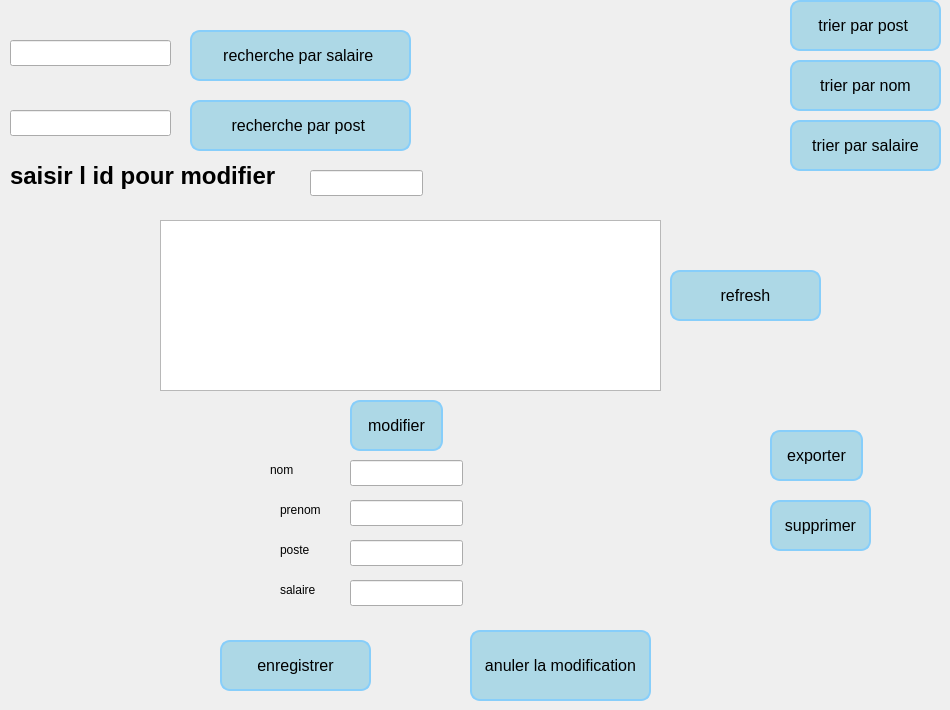
      <widget class="QWidget" name="tab_6">
       <attribute name="icon">
        <iconset>
         <normaloff>:/images/liste-a-puces.png</normaloff>:/images/liste-a-puces.png</iconset>
       </attribute>
       <attribute name="title">
        <string>Consulter</string>
       </attribute>
       <widget class="QLabel" name="label_23">
        <property name="geometry">
         <rect>
          <x>10</x>
          <y>150</y>
          <width>291</width>
          <height>51</height>
         </rect>
        </property>
        <property name="styleSheet">
         <string notr="true">QLabel {
    font-family: 'Arial';    /* You can change this to any preferred font */
    font-size: 24px;         /* Adjust this value for the desired text size */
    color: #000000;          /* Dark color code */
    font-weight: bold;       /* Makes the text bold */
}
</string>
        </property>
        <property name="text">
         <string>saisir l id pour modifier</string>
        </property>
       </widget>
       <widget class="QLineEdit" name="lineEdit_15">
        <property name="geometry">
         <rect>
          <x>310</x>
          <y>170</y>
          <width>113</width>
          <height>26</height>
         </rect>
        </property>
        <property name="maxLength">
         <number>9</number>
        </property>
       </widget>
       <widget class="QPushButton" name="pushButton_4">
        <property name="geometry">
         <rect>
          <x>770</x>
          <y>430</y>
          <width>93</width>
          <height>51</height>
         </rect>
        </property>
        <property name="styleSheet">
         <string notr="true">QPushButton {
    background-color: lightblue;  /* Button background color */
    color: black;                 /* Text color */
    font-size: 16px;              /* Text size */
    border: 2px solid #87CEFA;    /* Light blue border */
    border-radius: 10px;          /* Rounded corners */
    padding: 10px;                /* Padding for a better look */
}

QPushButton:hover {
    background-color: #87CEFA;    /* Slightly darker blue on hover */
}

QPushButton:pressed {
    background-color: #B0E0E6;    /* Lighter blue on press */
}
</string>
        </property>
        <property name="text">
         <string>exporter</string>
        </property>
       </widget>
       <widget class="QPushButton" name="modifier">
        <property name="geometry">
         <rect>
          <x>350</x>
          <y>400</y>
          <width>93</width>
          <height>51</height>
         </rect>
        </property>
        <property name="styleSheet">
         <string notr="true">QPushButton {
    background-color: lightblue;  /* Button background color */
    color: black;                 /* Text color */
    font-size: 16px;              /* Text size */
    border: 2px solid #87CEFA;    /* Light blue border */
    border-radius: 10px;          /* Rounded corners */
    padding: 10px;                /* Padding for a better look */
}

QPushButton:hover {
    background-color: #87CEFA;    /* Slightly darker blue on hover */
}

QPushButton:pressed {
    background-color: #B0E0E6;    /* Lighter blue on press */
}
</string>
        </property>
        <property name="text">
         <string>modifier</string>
        </property>
       </widget>
       <widget class="QPushButton" name="pushButton_7">
        <property name="geometry">
         <rect>
          <x>770</x>
          <y>500</y>
          <width>101</width>
          <height>51</height>
         </rect>
        </property>
        <property name="styleSheet">
         <string notr="true">QPushButton {
    background-color: lightblue;  /* Button background color */
    color: black;                 /* Text color */
    font-size: 16px;              /* Text size */
    border: 2px solid #87CEFA;    /* Light blue border */
    border-radius: 10px;          /* Rounded corners */
    padding: 10px;                /* Padding for a better look */
}

QPushButton:hover {
    background-color: #87CEFA;    /* Slightly darker blue on hover */
}

QPushButton:pressed {
    background-color: #B0E0E6;    /* Lighter blue on press */
}
</string>
        </property>
        <property name="text">
         <string>supprimer</string>
        </property>
       </widget>
       <widget class="QLabel" name="label_60">
        <property name="geometry">
         <rect>
          <x>0</x>
          <y>520</y>
          <width>221</width>
          <height>171</height>
         </rect>
        </property>
        <property name="text">
         <string/>
        </property>
        <property name="pixmap">
         <pixmap>:/images/Shinny__7_-removebg-preview.png</pixmap>
        </property>
        <property name="scaledContents">
         <bool>true</bool>
        </property>
       </widget>
       <widget class="QTableView" name="tableView_2">
        <property name="geometry">
         <rect>
          <x>160</x>
          <y>220</y>
          <width>501</width>
          <height>171</height>
         </rect>
        </property>
       </widget>
       <widget class="QLineEdit" name="nommodifier">
        <property name="enabled">
         <bool>true</bool>
        </property>
        <property name="geometry">
         <rect>
          <x>350</x>
          <y>460</y>
          <width>113</width>
          <height>26</height>
         </rect>
        </property>
        <property name="inputMask">
         <string/>
        </property>
       </widget>
       <widget class="QLineEdit" name="prenommodifier">
        <property name="geometry">
         <rect>
          <x>350</x>
          <y>500</y>
          <width>113</width>
          <height>26</height>
         </rect>
        </property>
       </widget>
       <widget class="QLineEdit" name="postemodifier">
        <property name="geometry">
         <rect>
          <x>350</x>
          <y>540</y>
          <width>113</width>
          <height>26</height>
         </rect>
        </property>
       </widget>
       <widget class="QLineEdit" name="salairemodifier">
        <property name="geometry">
         <rect>
          <x>350</x>
          <y>580</y>
          <width>113</width>
          <height>26</height>
         </rect>
        </property>
       </widget>
       <widget class="QLabel" name="label_19">
        <property name="geometry">
         <rect>
          <x>270</x>
          <y>460</y>
          <width>63</width>
          <height>20</height>
         </rect>
        </property>
        <property name="text">
         <string>nom</string>
        </property>
       </widget>
       <widget class="QLabel" name="label_81">
        <property name="geometry">
         <rect>
          <x>280</x>
          <y>500</y>
          <width>63</width>
          <height>20</height>
         </rect>
        </property>
        <property name="text">
         <string>prenom</string>
        </property>
       </widget>
       <widget class="QLabel" name="label_82">
        <property name="geometry">
         <rect>
          <x>280</x>
          <y>540</y>
          <width>63</width>
          <height>20</height>
         </rect>
        </property>
        <property name="text">
         <string>poste</string>
        </property>
       </widget>
       <widget class="QLabel" name="label_83">
        <property name="geometry">
         <rect>
          <x>280</x>
          <y>580</y>
          <width>63</width>
          <height>20</height>
         </rect>
        </property>
        <property name="text">
         <string>salaire</string>
        </property>
       </widget>
       <widget class="QPushButton" name="enregistrer">
        <property name="geometry">
         <rect>
          <x>220</x>
          <y>640</y>
          <width>151</width>
          <height>51</height>
         </rect>
        </property>
        <property name="styleSheet">
         <string notr="true">QPushButton {
    background-color: lightblue;  /* Button background color */
    color: black;                 /* Text color */
    font-size: 16px;              /* Text size */
    border: 2px solid #87CEFA;    /* Light blue border */
    border-radius: 10px;          /* Rounded corners */
    padding: 10px;                /* Padding for a better look */
}

QPushButton:hover {
    background-color: #87CEFA;    /* Slightly darker blue on hover */
}

QPushButton:pressed {
    background-color: #B0E0E6;    /* Lighter blue on press */
}
</string>
        </property>
        <property name="text">
         <string>enregistrer</string>
        </property>
       </widget>
       <widget class="QPushButton" name="annulermodif">
        <property name="geometry">
         <rect>
          <x>470</x>
          <y>630</y>
          <width>181</width>
          <height>71</height>
         </rect>
        </property>
        <property name="styleSheet">
         <string notr="true">QPushButton {
    background-color: lightblue;  /* Button background color */
    color: black;                 /* Text color */
    font-size: 16px;              /* Text size */
    border: 2px solid #87CEFA;    /* Light blue border */
    border-radius: 10px;          /* Rounded corners */
    padding: 10px;                /* Padding for a better look */
}

QPushButton:hover {
    background-color: #87CEFA;    /* Slightly darker blue on hover */
}

QPushButton:pressed {
    background-color: #B0E0E6;    /* Lighter blue on press */
}
</string>
        </property>
        <property name="text">
         <string>anuler la modification</string>
        </property>
       </widget>
       <widget class="QPushButton" name="trier">
        <property name="geometry">
         <rect>
          <x>790</x>
          <y>60</y>
          <width>151</width>
          <height>51</height>
         </rect>
        </property>
        <property name="styleSheet">
         <string notr="true">QPushButton {
    background-color: lightblue;  /* Button background color */
    color: black;                 /* Text color */
    font-size: 16px;              /* Text size */
    border: 2px solid #87CEFA;    /* Light blue border */
    border-radius: 10px;          /* Rounded corners */
    padding: 10px;                /* Padding for a better look */
}

QPushButton:hover {
    background-color: #87CEFA;    /* Slightly darker blue on hover */
}

QPushButton:pressed {
    background-color: #B0E0E6;    /* Lighter blue on press */
}
</string>
        </property>
        <property name="text">
         <string>trier par nom</string>
        </property>
       </widget>
       <widget class="QPushButton" name="trier_2">
        <property name="geometry">
         <rect>
          <x>790</x>
          <y>0</y>
          <width>151</width>
          <height>51</height>
         </rect>
        </property>
        <property name="styleSheet">
         <string notr="true">QPushButton {
    background-color: lightblue;  /* Button background color */
    color: black;                 /* Text color */
    font-size: 16px;              /* Text size */
    border: 2px solid #87CEFA;    /* Light blue border */
    border-radius: 10px;          /* Rounded corners */
    padding: 10px;                /* Padding for a better look */
}

QPushButton:hover {
    background-color: #87CEFA;    /* Slightly darker blue on hover */
}

QPushButton:pressed {
    background-color: #B0E0E6;    /* Lighter blue on press */
}
</string>
        </property>
        <property name="text">
         <string>trier par post </string>
        </property>
       </widget>
       <widget class="QLineEdit" name="salaireR">
        <property name="geometry">
         <rect>
          <x>10</x>
          <y>40</y>
          <width>161</width>
          <height>26</height>
         </rect>
        </property>
       </widget>
       <widget class="QPushButton" name="recherchesal">
        <property name="geometry">
         <rect>
          <x>190</x>
          <y>30</y>
          <width>221</width>
          <height>51</height>
         </rect>
        </property>
        <property name="styleSheet">
         <string notr="true">QPushButton {
    background-color: lightblue;  /* Button background color */
    color: black;                 /* Text color */
    font-size: 16px;              /* Text size */
    border: 2px solid #87CEFA;    /* Light blue border */
    border-radius: 10px;          /* Rounded corners */
    padding: 10px;                /* Padding for a better look */
}

QPushButton:hover {
    background-color: #87CEFA;    /* Slightly darker blue on hover */
}

QPushButton:pressed {
    background-color: #B0E0E6;    /* Lighter blue on press */
}
</string>
        </property>
        <property name="text">
         <string>recherche par salaire </string>
        </property>
       </widget>
       <widget class="QPushButton" name="recherchesal_2">
        <property name="geometry">
         <rect>
          <x>190</x>
          <y>100</y>
          <width>221</width>
          <height>51</height>
         </rect>
        </property>
        <property name="styleSheet">
         <string notr="true">QPushButton {
    background-color: lightblue;  /* Button background color */
    color: black;                 /* Text color */
    font-size: 16px;              /* Text size */
    border: 2px solid #87CEFA;    /* Light blue border */
    border-radius: 10px;          /* Rounded corners */
    padding: 10px;                /* Padding for a better look */
}

QPushButton:hover {
    background-color: #87CEFA;    /* Slightly darker blue on hover */
}

QPushButton:pressed {
    background-color: #B0E0E6;    /* Lighter blue on press */
}
</string>
        </property>
        <property name="text">
         <string>recherche par post </string>
        </property>
       </widget>
       <widget class="QLineEdit" name="postR">
        <property name="geometry">
         <rect>
          <x>10</x>
          <y>110</y>
          <width>161</width>
          <height>26</height>
         </rect>
        </property>
       </widget>
       <widget class="QPushButton" name="refresh">
        <property name="geometry">
         <rect>
          <x>670</x>
          <y>270</y>
          <width>151</width>
          <height>51</height>
         </rect>
        </property>
        <property name="styleSheet">
         <string notr="true">QPushButton {
    background-color: lightblue;  /* Button background color */
    color: black;                 /* Text color */
    font-size: 16px;              /* Text size */
    border: 2px solid #87CEFA;    /* Light blue border */
    border-radius: 10px;          /* Rounded corners */
    padding: 10px;                /* Padding for a better look */
}

QPushButton:hover {
    background-color: #87CEFA;    /* Slightly darker blue on hover */
}

QPushButton:pressed {
    background-color: #B0E0E6;    /* Lighter blue on press */
}
</string>
        </property>
        <property name="text">
         <string>refresh</string>
        </property>
       </widget>
       <widget class="QPushButton" name="trier_3">
        <property name="geometry">
         <rect>
          <x>790</x>
          <y>120</y>
          <width>151</width>
          <height>51</height>
         </rect>
        </property>
        <property name="styleSheet">
         <string notr="true">QPushButton {
    background-color: lightblue;  /* Button background color */
    color: black;                 /* Text color */
    font-size: 16px;              /* Text size */
    border: 2px solid #87CEFA;    /* Light blue border */
    border-radius: 10px;          /* Rounded corners */
    padding: 10px;                /* Padding for a better look */
}

QPushButton:hover {
    background-color: #87CEFA;    /* Slightly darker blue on hover */
}

QPushButton:pressed {
    background-color: #B0E0E6;    /* Lighter blue on press */
}
</string>
        </property>
        <property name="text">
         <string>trier par salaire</string>
        </property>
       </widget>
      </widget>
